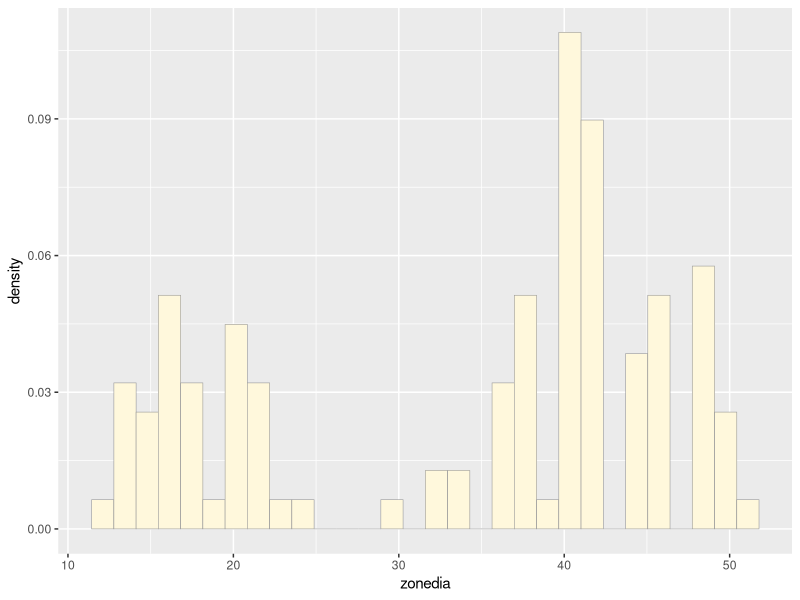
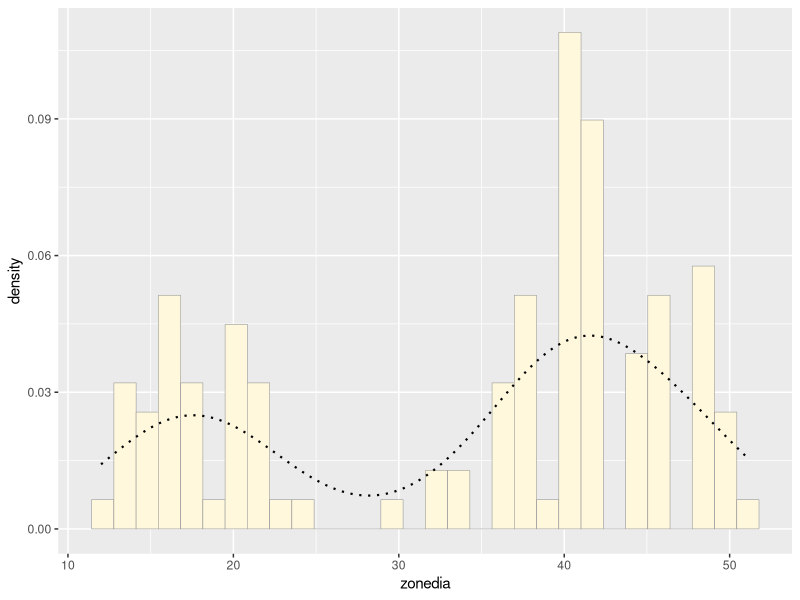
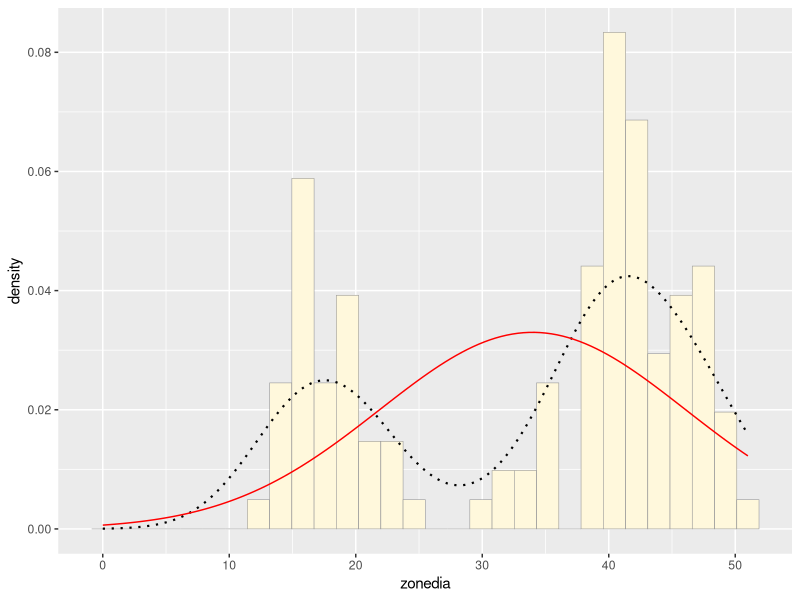
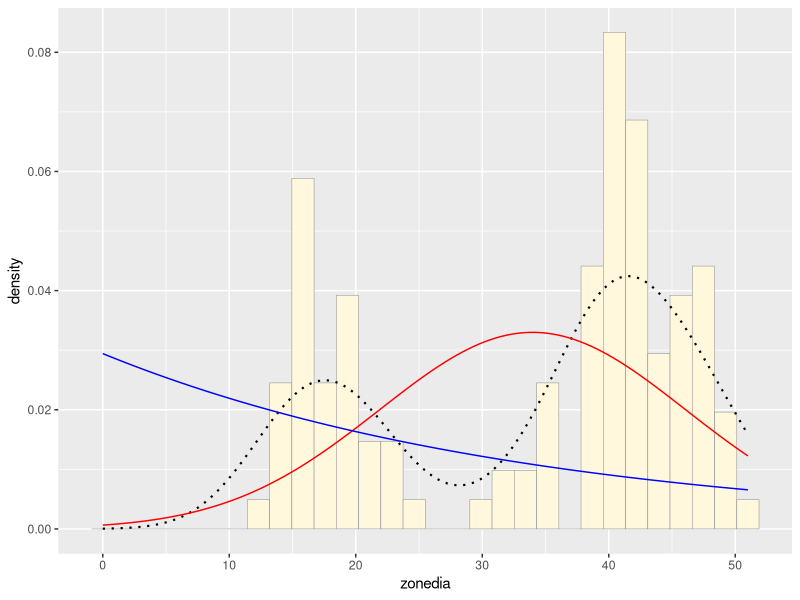
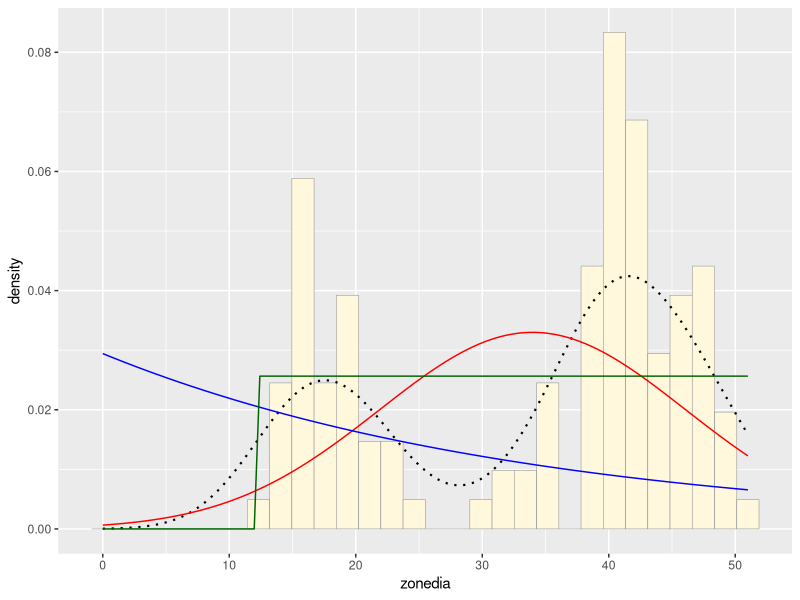
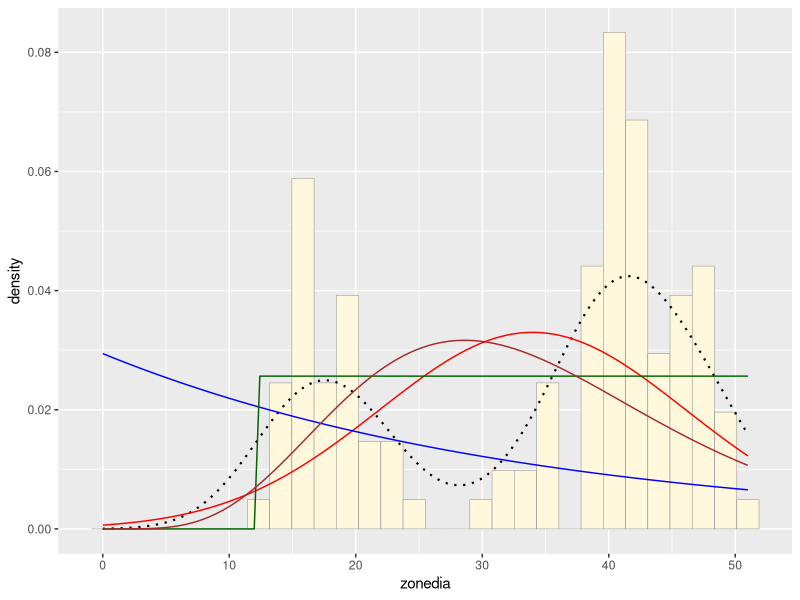
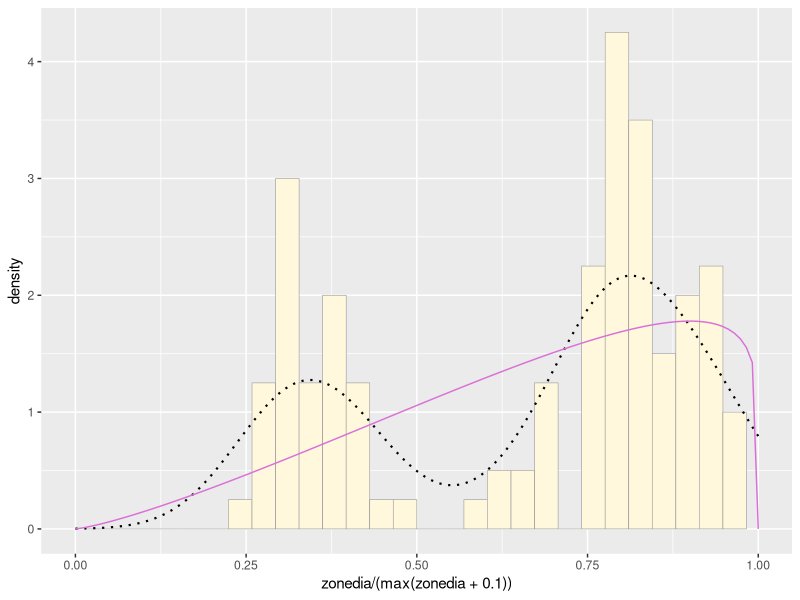
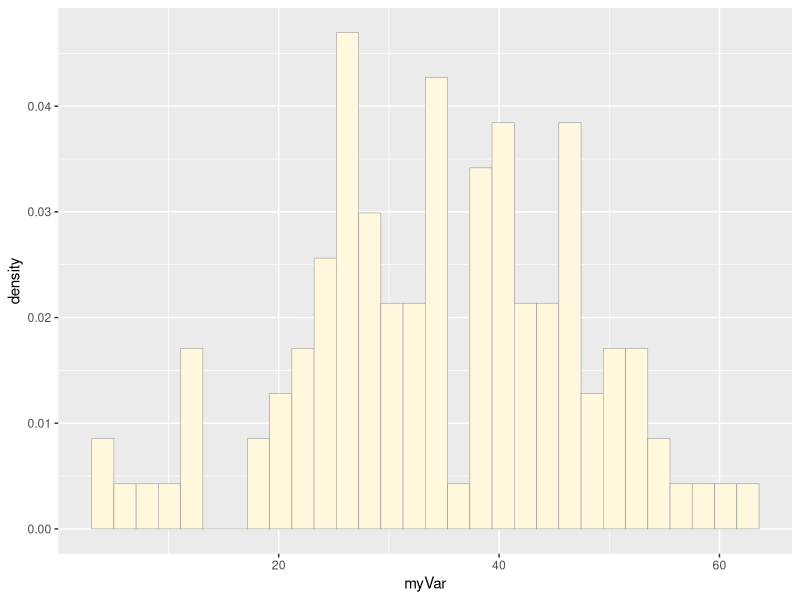

The R script that drew these images, in order:
## ---- chunk 1
library(ggplot2) # for graphics
library(MASS) # for maximum likelihood estimation
## ---- chunk 2
# quick and dirty, a truncated normal distribution to work on the solution set

#z <- rnorm(n=3000,mean=0.2) # creates a random uniform distribution of 3000 variables with a mean of 0.2
#z <- data.frame(1:3000,z) # a data frame is created with 1st column 1 to 3000, and second column containing each values made in previous step
#names(z) <- list("ID","myVar") # name given to each column
#z <- z[z$myVar>0,] # take only whose values are greater than 0, basically variables containing 0 and negative numbers are left out
#str(z)
#summary(z$myVar) # gives mean, median and quartiles of the distribution
## ---- chunk 3
z <- read.table("Sample_data.csv",header=TRUE,sep=",", stringsAsFactors=FALSE) # reading my data
str(z)
summary(z)
## ---- chunk 4
p1 <- ggplot(data=z, aes(x=zonedia, y=..density..)) +
  geom_histogram(color="grey60",fill="cornsilk",size=0.2) 
print(p1)
## ---- chunk 5
p1 <-  p1 +  geom_density(linetype="dotted",size=0.75)
print(p1)
## ---- chunk 6
normPars <- fitdistr(z$zonedia,"normal")
print(normPars)
str(normPars)
normPars$estimate["mean"] # note structure of getting a named attribute
## ---- chunk 7
meanML <- normPars$estimate["mean"]
sdML <- normPars$estimate["sd"]

xval <- seq(0,max(z$zonedia),len=length(z$zonedia))

 stat <- stat_function(aes(x = xval, y = ..y..), fun = dnorm, colour="red", n = length(z$zonedia), args = list(mean = meanML, sd = sdML))
 p1 + stat
## ---- chunk 8
expoPars <- fitdistr(z$zonedia,"exponential")
rateML <- expoPars$estimate["rate"]

stat2 <- stat_function(aes(x = xval, y = ..y..), fun = dexp, colour="blue", n = length(z$zonedia), args = list(rate=rateML))
 p1 + stat + stat2
## ---- chunk 9
stat3 <- stat_function(aes(x = xval, y = ..y..), fun = dunif, colour="darkgreen", n = length(z$zonedia), args = list(min=min(z$zonedia), max=max(z$zonedia)))
 p1 + stat + stat2 + stat3
## ---- chunk 10
gammaPars <- fitdistr(z$zonedia,"gamma")
shapeML <- gammaPars$estimate["shape"]
rateML <- gammaPars$estimate["rate"]

stat4 <- stat_function(aes(x = xval, y = ..y..), fun = dgamma, colour="brown", n = length(z$zonedia), args = list(shape=shapeML, rate=rateML))
 p1 + stat + stat2 + stat3 + stat4
## ---- chunk 11
pSpecial <- ggplot(data=z, aes(x=zonedia/(max(zonedia + 0.1)), y=..density..)) +
  geom_histogram(color="grey60",fill="cornsilk",size=0.2) + 
  xlim(c(0,1)) +
  geom_density(size=0.75,linetype="dotted")

betaPars <- fitdistr(x=z$zonedia/max(z$zonedia + 0.1),start=list(shape1=1,shape2=2),"beta")
shape1ML <- betaPars$estimate["shape1"]
shape2ML <- betaPars$estimate["shape2"]

statSpecial <- stat_function(aes(x = xval, y = ..y..), fun = dbeta, colour="orchid", n = length(z$zonedia), args = list(shape1=shape1ML,shape2=shape2ML))
pSpecial + statSpecial
## ---- chunk 12
# simulating new data set with length, mean and sd as my original data 

z1 <- rnorm(n = length(z$zonedia), mean = meanML, sd = sdML)
z1 <- data.frame(1:length(z$zonedia),z1)
names(z1) <- list("ID","myVar")
z1 <- z1[z1$myVar>0,]
str(z1)
summary(z1$myVar)
## ---- chunk 13
p2 <- ggplot(data=z1, aes(x=myVar, y=..density..)) +
  geom_histogram(color="grey60",fill="cornsilk",size=0.2) 
print(p2)
## ---- chunk 14
normPars <- fitdistr(z1$myVar,"normal")
print(normPars)
str(normPars)
normPars$estimate["mean"] # note structure of getting a named attribute
## ---- chunk 15
meanML <- normPars$estimate["mean"]
sdML <- normPars$estimate["sd"]

xval <- seq(0,max(z1$myVar),len=length(z1$myVar))

 stat <- stat_function(aes(x = xval, y = ..y..), fun = dnorm, colour="red", n = length(z1$myVar), args = list(mean = meanML, sd = sdML))
 p2 + stat
## ---- chunk 16
expoPars <- fitdistr(z1$myVar,"exponential")
rateML <- expoPars$estimate["rate"]

stat2 <- stat_function(aes(x = xval, y = ..y..), fun = dexp, colour="blue", n = length(z1$myVar), args = list(rate=rateML))
 p2 + stat + stat2
## ---- chunk 17
# compare to true parameters
# compare to parameters estimated from simple means and standard deviations
mean(z1$myVar)
sd(z1$myVar)
